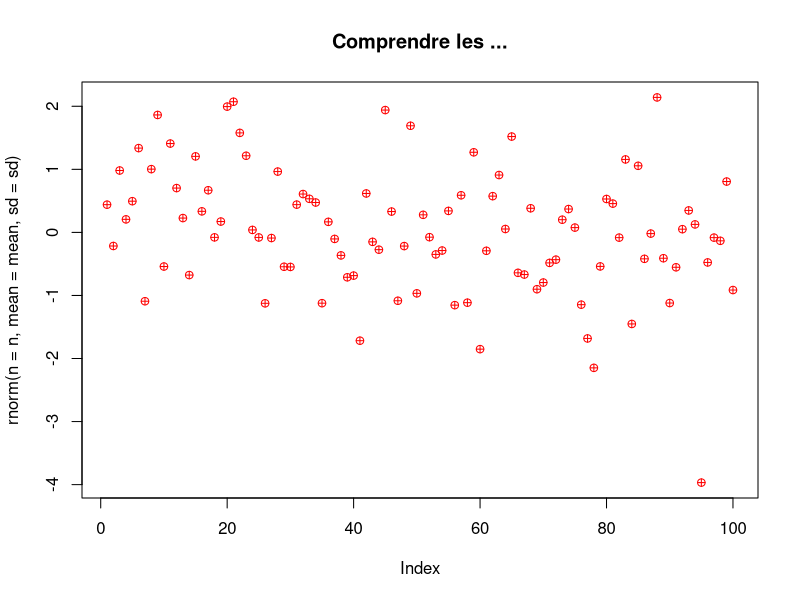

This figure's R source:
## ---- chunk 1
rnormPlot <- function(n, mean = 0, sd = 1, ...){
  plot(rnorm(n = n, mean = mean, sd = sd), ...)
}
rnormPlot(n = 100, main = "Comprendre les ...", col = "red", pch = 10)
## ---- chunk 2
test <- function(x, y = 2){
  x + y
}
test(2)             

somme <- test(x = 2, y = 2)
somme
## ---- chunk 3
test <- function(x, y = 2){
  if(y == 0){
    return(x)
  }
  x + y
}
test(2)             
## ---- chunk 4
test <- function(x, y = 2){
  list(x = x, y = y)
}
test(2)             
## ---- chunk 5
test <- function(x, y = 2){
  x + y
  invisible()
}
test(2)  # no print on console
res <- test(2)
res     # and NULL result
## ---- chunk 6
test <- function(x, y = 2){
  invisible(x + y)
}
test(2)  # no print on console
res <- test(2)
res      # but a result !
## ---- chunk 7
x <- 100
test <- function(x, y){
  x <- x + y
  x
}

# la fonction retourne bien 10
test(5, 5)

# et x vaut bien toujours 100
x
## ---- chunk 8
x <- 100
test <- function(x, y){
  x <<- x + y
  y <<- y
  x
}

# la fonction retourne ...  5 ?
test(5, 5)

# et x vaut maintenant 10, et y 5
x ; y
## ---- chunk 9
f <- function(x){
  x + 1
}

res1 <- sapply(1:10, f)

res2 <- sapply(1:10, function(x) x + 1)

res1
res2
## ---- chunk 10
test <- function(x){
  # pour une erreur plus compréhensible
  if(missing(x)){
    stop("x is missing. Please enter a valid argument")
  }
  if(!class(x) %in% c("numeric", "integer")){
    x <- as.numeric(as.character(x))
    warning("x is coerced to numeric")
  }
  message("compute x*2")
  x*2
}

try(test())

#> Error: x is missing. Please enter a valid argument

test("5")
## ---- chunk 11
test <- sapply(list(1:5,"a", 6:10), function(x) try(log(x), silent = TRUE))
test

# on récupére un object de class "try-error", avec le message d'erreur
class(test[[2]])
test[[2]][1]
## ---- chunk 12
#' le titre de ma fonction
#'
#' Une description succinte de ma fonction
#' sur plusieurs lignes si on veut
#'
#' @param nom : Character. Nom de la personne
#' @param prenom : Character. Prénom de la personne
#' 
#' @return : Character. Identification de la personne
#' 
#' @examples
#' # les examples sont éxécutables dans RStudio avec Ctrl+Entrée
#' identifier("Thieurmel", "Benoit")
identifier <- function(nom, prenom){
  paste0("Nom :", nom, ", prénom : ", prenom)
}
